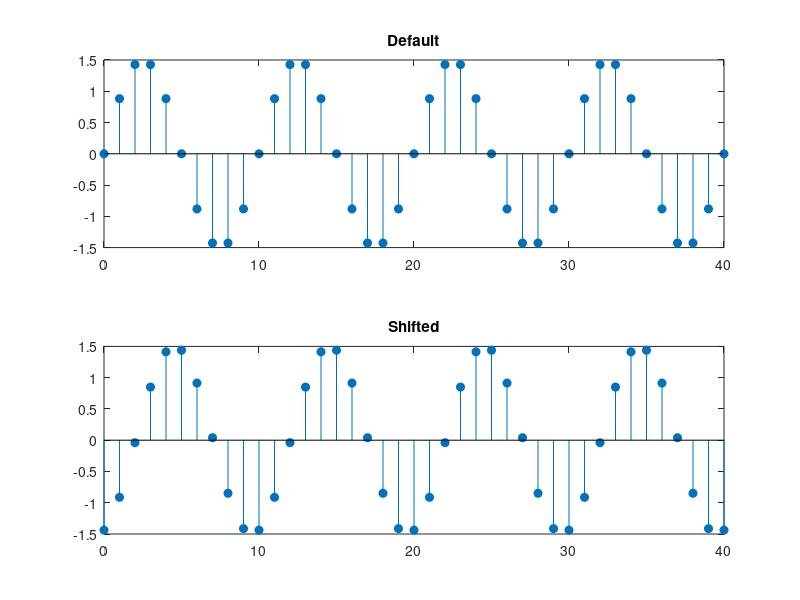

This figure's MATLAB source:
clc; %clearing console

t = 0:1:40;

A = 1.5;
f = 0.1;

phase = input("Enter phase angle: ");

subplot(211), stem(t, A*sin(2*pi*f*t), "filled");
title("Default");

subplot(212), stem(t, A*sin(2*pi*f*t + phase), "filled");
title("Shifted");